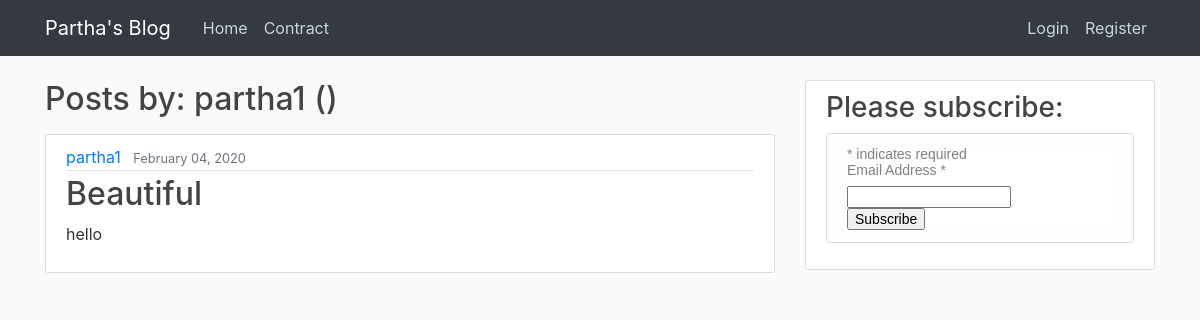
The page /user/partha1 on the database as committed earlier.
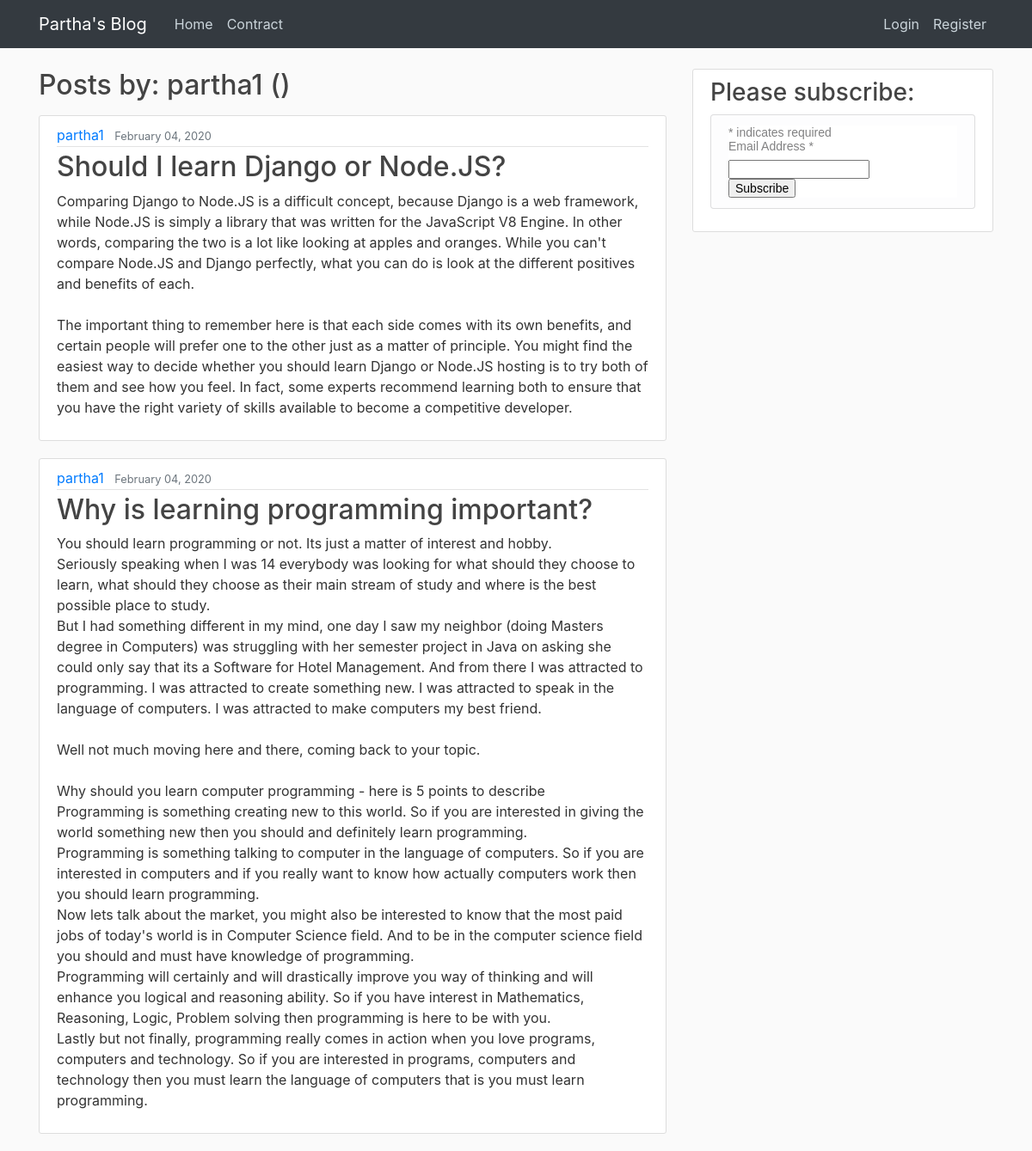
The same page on the database as committed later.
### myapp/models.py (models this page shows, shortened)
class Post(models.Model):
    title = models.CharField(max_length=100)
    content = models.TextField()
    date_posted = models.DateTimeField(default=timezone.now)
    author = models.ForeignKey(User, on_delete=models.CASCADE)

### myapp/views.py (the view)
# urls.py: path('user/<str:username>', UserPostListView.as_view(), name = 'user-posts'),
class UserPostListView(ListView):
    model = Post
    template_name = 'user_post.html'  # <app>/<model>_<viewtype>.html
    context_object_name = 'posts'
    def get_queryset(self):
        user = get_object_or_404(User, username=self.kwargs.get('username'))
        return Post.objects.filter(author=user).order_by('-date_posted')

### template/user_post.html (shortened to what this page needs)
{% extends "base.html" %}
{% block content %}
    <h2 class="mb-3">Posts by: {{ view.kwargs.username }} ({{ page_obj.paginator.count }})</h2>
    {% for post in posts %}
        <article class="media content-section">
          <div class="media-body">
            <div class="article-metadata">
              <a class="mr-2" href="{% url 'user-posts' post.author.username %}">{{ post.author }}</a>
              <small class="text-muted">{{ post.date_posted|date:"F d, Y" }}</small>
            </div>
            <h2><a class="article-title" href="{% url 'post-detail' post.id %}">{{ post.title }}</a></h2>
            <p class="article-content">{{ post.content }}</p>
          </div>
        </article>
    {% endfor %}
{% endblock content %}

Rows that differ between the two databases and show on the page:
removed Post: author "partha1", date_posted "February 04, 2020", title "Beautiful", content "hello"
added Post: author "partha1", date_posted "February 04, 2020", title "Should I learn Django or Node.JS?", content "Comparing Django to Node.JS is a difficult concept, because Django is a web framework, while Node.JS is simply a library that was written for the JavaScript V8 Engine. In other words, comparing the two is a lot like looking at apples and oranges. While you can't compare Node.JS and Django perfectly, what you can do is look at the different positives and benefits of each. The important thing to remember here is that each side comes with its own benefits, and certain people will prefer one to the other just as a matter of principle. You might find the easiest way to decide whether you should learn Django or Node.JS hosting is to try both of them and see how you feel. In fact, some experts…"
added Post: author "partha1", date_posted "February 04, 2020", title "Why is learning programming important?", content "You should learn programming or not. Its just a matter of interest and hobby. Seriously speaking when I was 14 everybody was looking for what should they choose to learn, what should they choose as their main stream of study and where is the best possible place to study. But I had something different in my mind, one day I saw my neighbor (doing Masters degree in Computers) was struggling with her semester project in Java on asking she could only say that its a Software for Hotel Management. And from there I was attracted to programming. I was attracted to create something new. I was attracted to speak in the language of computers. I was attracted to make computers my best friend. Well not…"
